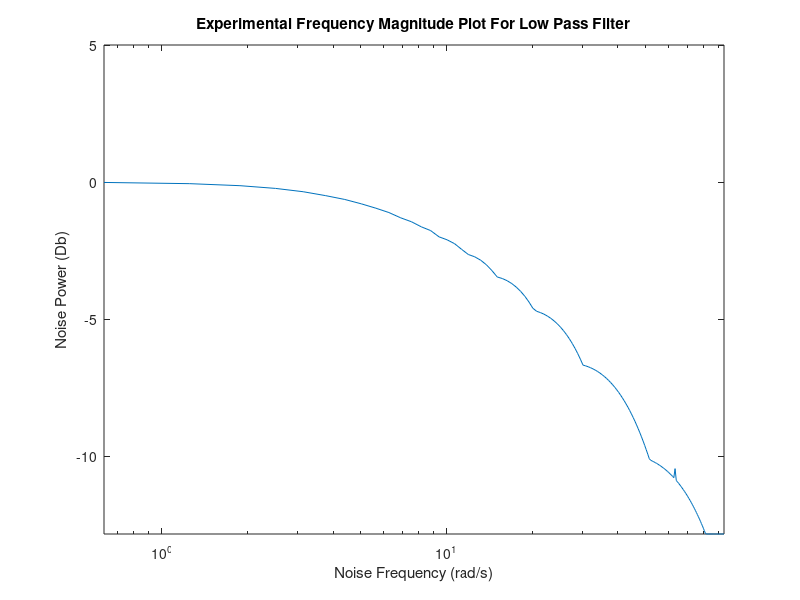

MATLAB code to generate this figure:
csv = csvread('LPF_Test_Output_Only_Numbers_No_Aliasing.csv');
w = 2*pi*csv(:,1);
semilogx(w,csv(:,2))
title('Experimental Frequency Magnitude Plot For Low Pass Filter');
axis([-inf, inf, -inf, 5]);
ylabel('Noise Power (Db)');
xlabel('Noise Frequency (rad/s)');